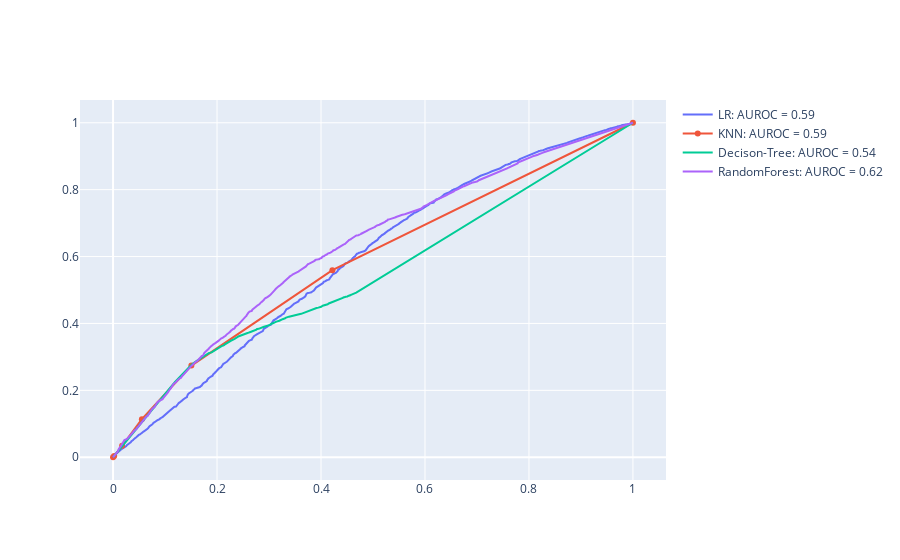

Here is the notebook cell this chart was saved with:
### Code cell
fig = go.Figure()
for name, model in models:
    kfold = model_selection.KFold(n_splits=10)
    proba = cross_val_predict(model, data_x, data_y, cv = kfold, n_jobs=-1, method='predict_proba')
    prob_prediction = proba[:,1]
    fpr, tpr, _ = roc_curve(data_y, prob_prediction)
    auc = roc_auc_score(data_y, prob_prediction)
    fig.add_trace(go.Scatter(x = fpr, y = tpr, name = name + ": AUROC = %.2f" % auc))
    
fig.show()

### Figure 1 — Plotly figure (JSON) as saved in the notebook; plotly's stock layout.template omitted (floating-point values rounded to 4 significant figures; data arrays with more than 128 entries replaced by an {"elided": "..."} marker saying what was removed)
{"data": [{"name": "LR: AUROC = 0.59", "type": "scatter", "x": {"elided": "10907 float values"}, "y": {"elided": "10907 float values"}}, {"name": "KNN: AUROC = 0.59", "type": "scatter", "x": [0, 0.002155, 0.01744, 0.05546, 0.1507, 0.4219, 1], "y": [0, 0.003592, 0.03422, 0.1138, 0.2742, 0.5593, 1]}, {"name": "Decison-Tree: AUROC = 0.54", "type": "scatter", "x": {"elided": "233 float values"}, "y": {"elided": "233 float values"}}, {"name": "RandomForest: AUROC = 0.62", "type": "scatter", "x": {"elided": "7345 float values"}, "y": {"elided": "7345 float values"}}], "layout": {}}
